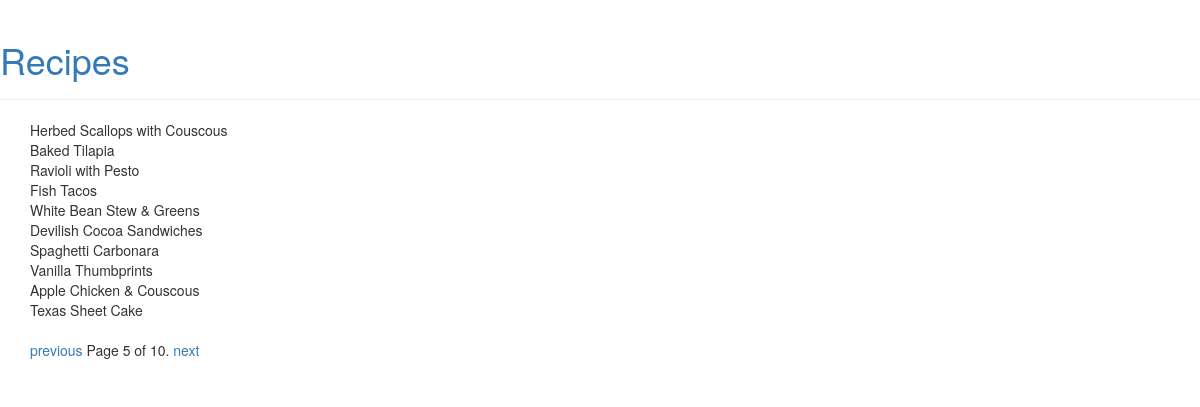
The page /search/products/recipe/?page=5 on the database its author committed.
### products/models.py (models this page shows, shortened)
class Recipe(Base):
    name = models.CharField(max_length=512, unique=True)
    description = models.TextField(blank=True)
    img_url = models.CharField(max_length=512,)
    prep_time = models.CharField(max_length=15)
    servings = models.CharField(max_length=20)
    direction = models.TextField(blank=True)
    ingredients = models.TextField(blank=True)
    products = models.ManyToManyField(Product)

### pages/views.py (the view)
class recipe_list(View):
	def get(self, request, *args, **kwargs):
		recipe_list = Recipe.objects.all()
		paginator = Paginator(recipe_list, 10)
		page = request.GET.get('page')
		try:
		    recipes = paginator.page(page)
		except PageNotAnInteger:
		    recipes = paginator.page(1)
		except EmptyPage:
		    recipes = paginator.page(paginator.num_pages)
		print(recipes.has_next==True)
		return render(request, 'recipe/recipe_list.html', {'recipes': recipes})

### pages/templates/recipe/recipe_list.html
{% extends 'recipe/base.html' %}
{% block content %}
	{% for recipe in recipes %}
	    {{ recipe.name }}<br/>
	{% endfor %}
	<div class="pagination">
	    <span class="step-links">
	        {% if recipes.has_previous %}
	            <a href="?page={{ recipes.previous_page_number }}">previous</a>
	        {% endif %}
	        <span class="current">
	            Page {{ recipes.number }} of {{ recipes.paginator.num_pages }}.
	        </span>
	        {% if recipes.has_next %}
	            <a href="?page={{ recipes.next_page_number }}">next</a>
	        {% endif %}
	    </span>
	</div>
{% endblock %}

### rows shown on the page
Recipe: name "Herbed Scallops with Couscous"
Recipe: name "Baked Tilapia"
Recipe: name "Ravioli with Pesto"
Recipe: name "Fish Tacos"
Recipe: name "White Bean Stew & Greens"
Recipe: name "Devilish Cocoa Sandwiches"
Recipe: name "Spaghetti Carbonara"
Recipe: name "Vanilla Thumbprints"
Recipe: name "Apple Chicken & Couscous"
Recipe: name "Texas Sheet Cake"

### other values the page prints
{{ recipes.number }} "5"
{{ recipes.paginator.num_pages }} "10"
